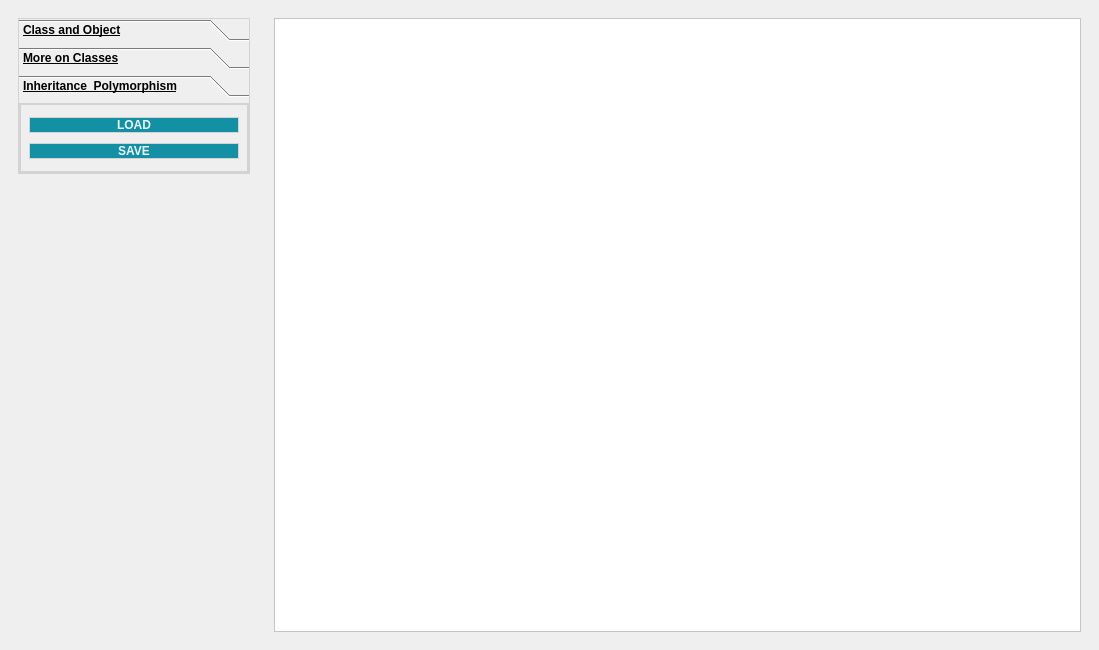
<?xml version="1.0" encoding="UTF-8"?>
<ui version="4.0">
 <class>Edit_question</class>
 <widget class="QMainWindow" name="Edit_question">
  <property name="geometry">
   <rect>
    <x>0</x>
    <y>0</y>
    <width>1099</width>
    <height>650</height>
   </rect>
  </property>
  <property name="windowTitle">
   <string>MainWindow</string>
  </property>
  <widget class="QWidget" name="centralwidget">
   <layout class="QHBoxLayout" name="horizontalLayout">
    <item alignment="Qt::AlignTop">
     <widget class="QWidget" name="widget" native="true">
      <property name="minimumSize">
       <size>
        <width>250</width>
        <height>0</height>
       </size>
      </property>
      <property name="maximumSize">
       <size>
        <width>200</width>
        <height>16777215</height>
       </size>
      </property>
      <property name="font">
       <font>
        <pointsize>10</pointsize>
        <weight>75</weight>
        <bold>true</bold>
       </font>
      </property>
      <property name="styleSheet">
       <string notr="true"/>
      </property>
      <layout class="QVBoxLayout" name="verticalLayout">
       <item alignment="Qt::AlignTop">
        <widget class="QToolBox" name="toolBox">
         <property name="font">
          <font>
           <pointsize>9</pointsize>
           <weight>75</weight>
           <italic>false</italic>
           <bold>true</bold>
           <underline>true</underline>
           <strikeout>false</strikeout>
          </font>
         </property>
         <property name="styleSheet">
          <string notr="true">border: 1px solid LightGray;</string>
         </property>
         <property name="currentIndex">
          <number>2</number>
         </property>
         <widget class="QWidget" name="Class_O">
          <property name="geometry">
           <rect>
            <x>0</x>
            <y>0</y>
            <width>224</width>
            <height>85</height>
           </rect>
          </property>
          <attribute name="label">
           <string>Class and Object</string>
          </attribute>
          <layout class="QVBoxLayout" name="verticalLayout_4">
           <item>
            <widget class="QPushButton" name="Load_1">
             <property name="font">
              <font>
               <pointsize>9</pointsize>
               <weight>75</weight>
               <italic>false</italic>
               <bold>true</bold>
               <underline>false</underline>
               <strikeout>false</strikeout>
              </font>
             </property>
             <property name="autoFillBackground">
              <bool>false</bool>
             </property>
             <property name="styleSheet">
              <string notr="true">background-color: rgb(19, 144, 164);
color: rgb(238, 247, 254);</string>
             </property>
             <property name="text">
              <string>LOAD</string>
             </property>
            </widget>
           </item>
           <item>
            <widget class="QPushButton" name="Save_1">
             <property name="font">
              <font>
               <pointsize>9</pointsize>
               <weight>75</weight>
               <italic>false</italic>
               <bold>true</bold>
               <underline>false</underline>
               <strikeout>false</strikeout>
              </font>
             </property>
             <property name="styleSheet">
              <string notr="true">background-color: rgb(19, 144, 164);
color: rgb(238, 247, 254);</string>
             </property>
             <property name="text">
              <string>SAVE</string>
             </property>
            </widget>
           </item>
          </layout>
         </widget>
         <widget class="QWidget" name="More_C">
          <property name="geometry">
           <rect>
            <x>0</x>
            <y>0</y>
            <width>224</width>
            <height>85</height>
           </rect>
          </property>
          <attribute name="label">
           <string>More on Classes</string>
          </attribute>
          <layout class="QVBoxLayout" name="verticalLayout_2">
           <item>
            <widget class="QPushButton" name="Load_2">
             <property name="font">
              <font>
               <pointsize>9</pointsize>
               <weight>75</weight>
               <italic>false</italic>
               <bold>true</bold>
               <underline>false</underline>
               <strikeout>false</strikeout>
              </font>
             </property>
             <property name="styleSheet">
              <string notr="true">background-color: rgb(19, 144, 164);
color: rgb(238, 247, 254);</string>
             </property>
             <property name="text">
              <string>LOAD</string>
             </property>
            </widget>
           </item>
           <item>
            <widget class="QPushButton" name="Save_2">
             <property name="font">
              <font>
               <pointsize>9</pointsize>
               <weight>75</weight>
               <italic>false</italic>
               <bold>true</bold>
               <underline>false</underline>
               <strikeout>false</strikeout>
              </font>
             </property>
             <property name="styleSheet">
              <string notr="true">background-color: rgb(19, 144, 164);
color: rgb(238, 247, 254);</string>
             </property>
             <property name="text">
              <string>SAVE</string>
             </property>
            </widget>
           </item>
          </layout>
         </widget>
         <widget class="QWidget" name="page_2">
          <property name="geometry">
           <rect>
            <x>0</x>
            <y>0</y>
            <width>224</width>
            <height>85</height>
           </rect>
          </property>
          <attribute name="label">
           <string>Inheritance &amp; Polymorphism</string>
          </attribute>
          <layout class="QVBoxLayout" name="verticalLayout_3">
           <item>
            <widget class="QPushButton" name="Load_3">
             <property name="font">
              <font>
               <pointsize>9</pointsize>
               <weight>75</weight>
               <italic>false</italic>
               <bold>true</bold>
               <underline>false</underline>
               <strikeout>false</strikeout>
              </font>
             </property>
             <property name="styleSheet">
              <string notr="true">background-color: rgb(19, 144, 164);
color: rgb(238, 247, 254);</string>
             </property>
             <property name="text">
              <string>LOAD</string>
             </property>
            </widget>
           </item>
           <item>
            <widget class="QPushButton" name="Save_3">
             <property name="font">
              <font>
               <pointsize>9</pointsize>
               <weight>75</weight>
               <italic>false</italic>
               <bold>true</bold>
               <underline>false</underline>
               <strikeout>false</strikeout>
              </font>
             </property>
             <property name="styleSheet">
              <string notr="true">background-color: rgb(19, 144, 164);
color: rgb(238, 247, 254);</string>
             </property>
             <property name="text">
              <string>SAVE</string>
             </property>
            </widget>
           </item>
          </layout>
         </widget>
        </widget>
       </item>
      </layout>
     </widget>
    </item>
    <item>
     <widget class="QWidget" name="widget_2" native="true">
      <layout class="QHBoxLayout" name="horizontalLayout_2">
       <item>
        <widget class="QTextEdit" name="textEdit">
         <property name="styleSheet">
          <string notr="true">background-color: rgb(255, 255, 255);</string>
         </property>
        </widget>
       </item>
      </layout>
     </widget>
    </item>
   </layout>
  </widget>
 </widget>
 <resources/>
 <connections/>
</ui>
